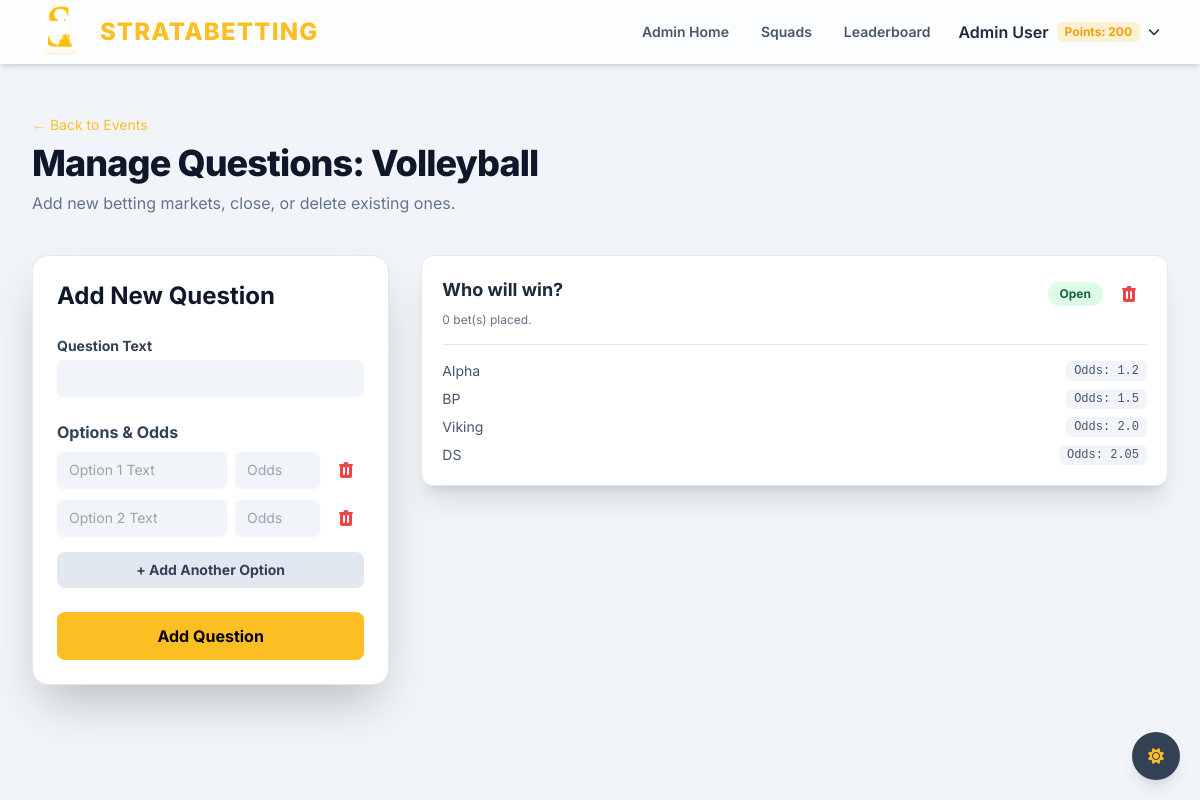
Page /admin/questions/2 (signed in) on the earlier database version.
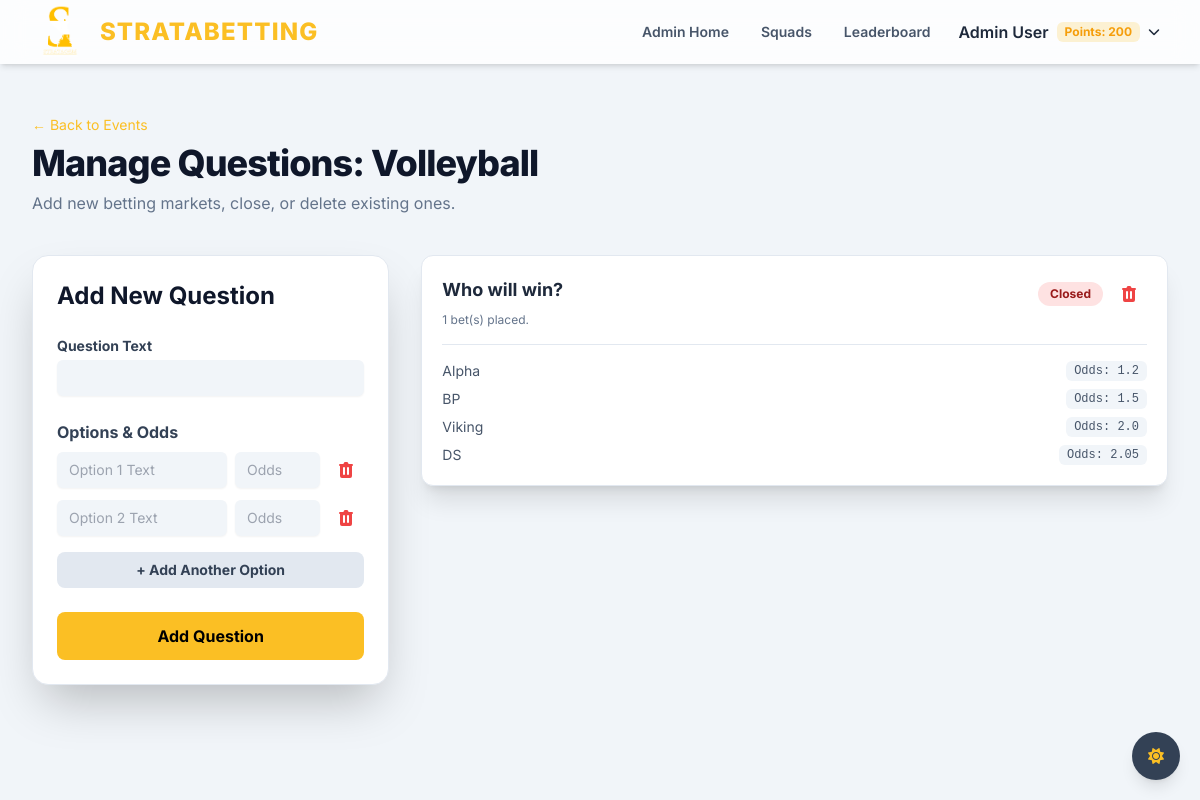
Same page on the later database version.
### app.py (models this page shows, shortened)
class Question(db.Model):
    id = db.Column(db.Integer, primary_key=True)
    event_id = db.Column(db.Integer, db.ForeignKey('event.id'), nullable=False)
    text = db.Column(db.String(255), nullable=False)
    is_open = db.Column(db.Boolean, nullable=False, default=True)
    winning_option_id = db.Column(db.Integer, db.ForeignKey('option.id'), nullable=True)
    options = db.relationship('Option', foreign_keys='Option.question_id', backref='question', lazy=True, cascade="all, delete-orphan")
    winning_option = db.relationship('Option', foreign_keys=[winning_option_id])
    bets = db.relationship('Bet', backref='question', lazy=True, cascade="all, delete-orphan")

### app.py (the view)
    def decorated_function(*args, **kwargs):
        user = get_current_user()
        if not user or not user.is_admin:
            flash("You do not have permission to access this page.", "danger")
            return redirect(url_for('login'))
        return f(*args, **kwargs)

### app.py (called while the page is built)
def get_current_user():
    if 'roll_number' in session:
        return User.query.get(session['roll_number'])
    return None

def admin_required(f):
    def decorated_function(*args, **kwargs):
        user = get_current_user()
        if not user or not user.is_admin:
            flash("You do not have permission to access this page.", "danger")
            return redirect(url_for('login'))
        return f(*args, **kwargs)
    decorated_function.__name__ = f.__name__
    return decorated_function

@app.route('/admin/questions/<int:event_id>')
@admin_required
def manage_questions(event_id):
    user = get_current_user()
    event = Event.query.get_or_404(event_id)
    return render_template('admin/questions.html', user=user, event=event)

### templates/admin/questions.html (shortened to what the changed rows need)
{% extends "base.html" %}
{% block content %}
<div class="mb-10">
    <h1 class="text-4xl font-extrabold text-slate-900 dark:text-white tracking-tight">Manage Questions: {{ event.name }}
    </h1>
</div>
<div class="grid grid-cols-1 lg:grid-cols-3 gap-8">
    <div class="lg:col-span-2 space-y-4">
        {% for question in event.questions %}
        <div class="bg-white dark:bg-gray-800 shadow-xl rounded-xl p-5 border border-slate-200 dark:border-gray-700">
            <div class="flex justify-between items-start">
                <div>
                    <p class="font-bold text-lg text-slate-800 dark:text-slate-100">{{ question.text }}</p>
                    <p class="text-xs text-slate-500 dark:text-slate-400 mt-2">{{ question.bets|length }} bet(s) placed.
                    </p>
                </div>
                <div class="flex-shrink-0 ml-4 flex items-center space-x-2">
                    <a href="{{ url_for('toggle_question_status', question_id=question.id) }}"
                        class="text-xs font-bold px-3 py-1 rounded-full {{ 'bg-green-100 text-green-800 dark:bg-green-500/20 dark:text-green-300' if question.is_open else 'bg-red-100 text-red-800 dark:bg-red-500/20 dark:text-red-300' }}">
                        {{ 'Open' if question.is_open else 'Closed' }}
                    </a>
                    <form method="POST" action="{{ url_for('delete_question', question_id=question.id) }}"
                        onsubmit="return confirm('Are you sure you want to permanently delete this question and all its bets? This action cannot be undone.');">
                        <button type="submit"
                            class="p-2 rounded-full text-red-500 hover:bg-red-100 dark:hover:bg-red-900/50 transition-colors"
                            aria-label="Delete question">
                        </button>
                    </form>
                </div>
            </div>
            <div class="mt-4 border-t border-slate-200 dark:border-gray-700 pt-4">
                <ul class="space-y-2 text-sm">
                    {% for option in question.options %}
                    <li class="flex justify-between text-slate-600 dark:text-slate-300">
                        <span>{{ option.text }}</span>
                        <span class="font-mono bg-slate-100 dark:bg-gray-700 px-2 py-0.5 rounded-md text-xs">Odds: {{
                            option.odds }}</span>
                    </li>
                    {% endfor %}
                </ul>
            </div>
        </div>
        {% endfor %}
    </div>
</div>
{% endblock %}

Differences in the rows shown:
changed Question "Who will win?": bets|length "0" → "1"; is_open "Open" → "Closed"
